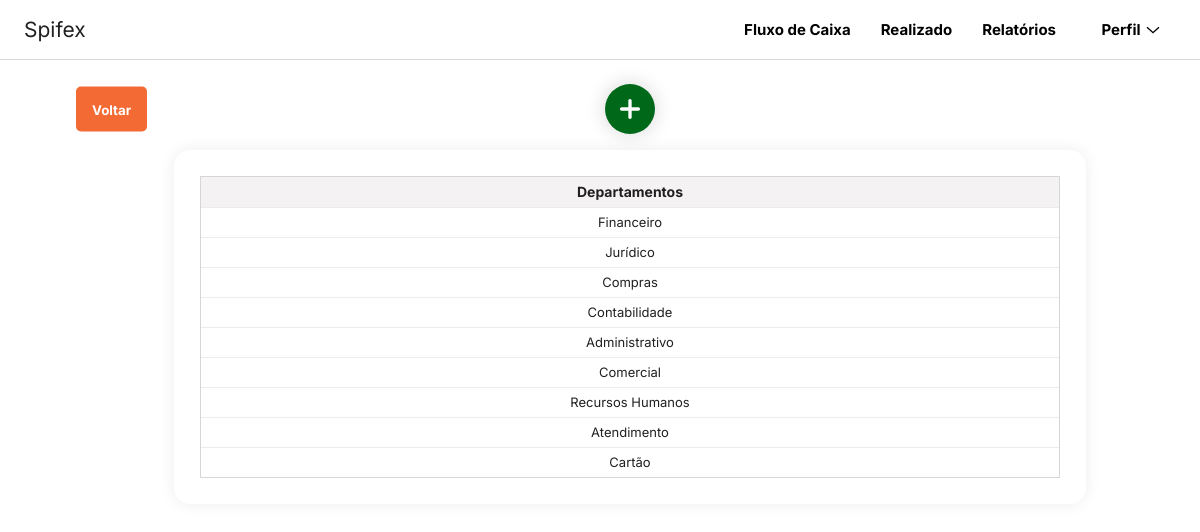
/configuracoes/departamentos/, run on the app's committed database.
### cash_flow/models.py (models this page shows)
class Departments(models.Model):
    department = models.CharField(max_length = 256)
    uuid_department = models.UUIDField(null=True, blank=True)

### settings/views.py (the view)
# urls.py: path('departamentos/', views.departments, name='departments'),
def departments(request):
    if request.method =="GET":
        departments_list = Departments.objects.all().order_by('id')
        context = {
            'Departments_list': departments_list,
        }
        return render(request, 'departments.html', context)

### settings/templates/departments.html (shortened to what this page needs)
{% load static %}
{% load currency_filters %}
{% load number_filters %}
{% load add_decimal %}
<!DOCTYPE html>
<html lang="pt-br">
<head>
    <link rel="stylesheet" type="text/css" href="{% static 'css/departments.css' %}">
    <link rel="stylesheet" type="text/css" href="{% static 'css/styles.css' %}">
</head>
<body>
    <nav class="navigation-bar">
        <div class="navigation-bar__logo">
            <a href="{% url 'cash_flow:cash_flow' %}" class="navigation-bar__logo--spifex-logo">Spifex</a>
        </div>
        <div class="navigation-bar__tabs">
            <div class="navigation-bar__tabs--tabs">
                <div class="tabs__buttons-list">
                    <a href="{% url 'cash_flow:cash_flow' %}"><button class="tab-button tabs__buttons-list--cash-flow-page">Fluxo de Caixa</button></a>
                    <a href="{% url 'settled_entry:settled_entry' %}"><button class="tab-button tabs__buttons-list--settled-page">Realizado</button></a>
                    <a href="{% url 'reports:reports' %}"><button class="tab-button tabs__buttons-list--reports-page">Relatórios</button></a>
                    <div class="tabs__buttons-list--profile-container">
                        <button class="profile-container__account-button">
                            <span class="profile-container__account-button--typography">
                                <div class="profile-container__account-button--details">
                                    <span class="details__text">Perfil</span>
                                        <div class="profile-container__content--svg">
                                            <svg fill="none" viewBox="0 0 24 24" role="none" style="flex: 1 1 0%;"><path fill="currentColor" fill-rule="evenodd" d="m12 17.338 9.665-8.59-1.33-1.495L12 14.662l-8.335-7.41-1.33 1.495L12 17.338Z" clip-rule="evenodd"></path>
                                            </svg>
                                        </div>
                                </div>
                            </span>
                        </button>
                    </div>
                </div>
            </div>
        </div>
    </nav>
    <main class="main">
        <section class="container-buttons">
            <a href="{% url 'settings:settings' %}"><input type="button" class="button-back" name="button-back" value="Voltar"></a>
            <button class="button-add add-department">
            </button>
        </section>
        <div class="box-grid-departments">
            <div class="departments-table-wrapper">
                <table class="departments-table">
                    <thead class="departments-table__head">
                        <tr class="departments-table__head--row">
                            <th class="departments-col" scope="col">Departamentos</th>
                        </tr>
                    </thead>
                    <tbody class="departments-table__body">
                        {% for departments_item in Departments_list %}
                        <tr class="departments-table__body--row" scope="row" data-id-department="{{ departments_item.id }}" data-uuid-department="{{ departments_item.uuid_department }}">
                            <td class="department-row">{{ departments_item.department }}</td>
                        </tr>
                        {% endfor %}
                    </tbody>
                </table>
            </div>
        </div>
    </main>
</body>
</html>

### settings/static/css/departments.css (style rules this page uses)
.container-buttons { display: flex; position: relative; flex-direction: row; justify-content: center; align-items: center; margin: 1.5rem 1rem 1rem 1rem; }
.button-back { position: absolute; border: none; height: 45px; color: var(--white); font-weight: 700; padding: 0.7rem 1rem; border-radius: 5px; background-color: var(--main-color); top: 50%; transform: translateY(-50%); transition: var(--transition-effect1) var(--transition-duration2); }
.button-add { margin: 0px auto; width: 50px; height: 50px; border-radius: 50%; border: none; font-weight: 600; display: flex; align-items: center; justify-content: center; box-shadow: 0px 0px 20px #0000002a; cursor: pointer; transition-duration: var(--transition-duration1); overflow: hidden; position: relative; }
.add-department { background-color: var(--color5); }
.svgIcon { width: 40px; transition-duration: var(--transition-duration1); }
.add-department::before { position: absolute; top: -20px; color: var(--white); transition-duration: var(--transition-duration1); font-size: 2px; }
.box-grid-departments { width: 80%; height: auto; margin: 0 auto; padding: 1.625rem 1.625rem; background-color: var(--white); border-radius: 1rem; box-shadow: var(--box-shadow1); }
.departments-table-wrapper { max-height: 450px; overflow-y: auto; display: block; border: 0.5px solid #d6d6d6; margin: auto; scrollbar-width: thin; scrollbar-color: rgba(0,0,0,0.5) transparent; }
.departments-table { border-collapse: collapse; width: 100%; font-family: var(--primary-font); color: #202020; border-spacing: 0; }
.departments-table th { padding: 0; font-size: 14px; font-weight: 700; color: #202020; }
.departments-table td { font-size: 13px; font-weight: 400; }
.departments-table tbody tr { height: 30px; border-top: 1px solid #ececec; transition: 0.3s all ease; }
.departments-table__head { position: sticky; top: 0; height: 30px; background-color: var(--color2); z-index: 1; backdrop-filter: (5px); color: #202020; }
.departments-table__body--row { height: 35px; text-align: center; }

### data on the page
Departments: department "Financeiro"
Departments: department "Jurídico"
Departments: department "Compras"
Departments: department "Contabilidade"
Departments: department "Administrativo"
Departments: department "Comercial"
Departments: department "Recursos Humanos"
Departments: department "Atendimento"
Departments: department "Cartão"
